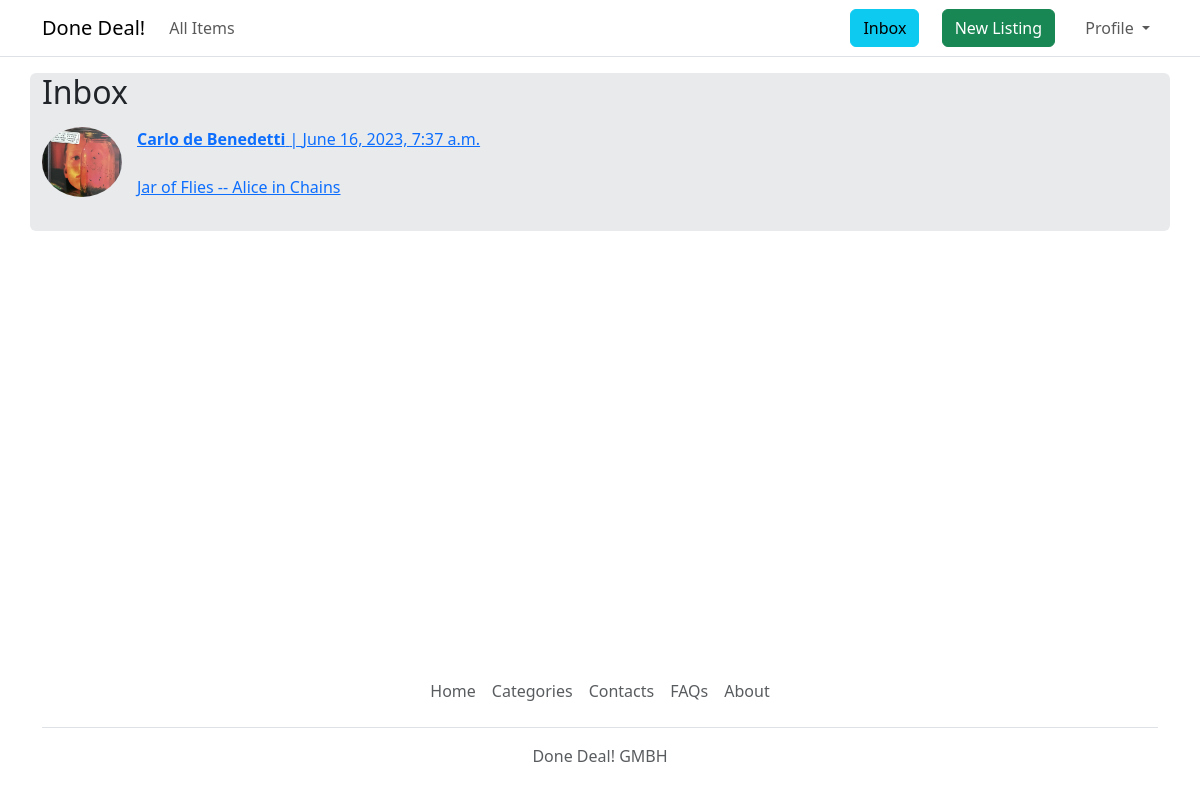
The app's page /inbox/ (signed in) with its own data.
### inquiries/models.py (models this page shows)
class Inquiry(models.Model):
    listing = models.ForeignKey(Listing, related_name='inquiries', on_delete=models.CASCADE)
    users = models.ManyToManyField(settings.AUTH_USER_MODEL, related_name='inquiries')
    started_at = models.DateTimeField(auto_now_add=True)
    modified_at = models.DateTimeField(auto_now_add=True)
    class Meta:
        ordering = ('-modified_at',)
        verbose_name_plural = 'Inquiries'

### listing/models.py (models this page shows, shortened)
class Listing(models.Model):
    title = models.CharField(max_length=255)
    price = models.FloatField(default="0")
    pub_date = models.DateField(auto_now_add=True)
    description = models.TextField(null=True, blank=True)  # optional field
    category = models.ForeignKey(Category, related_name='listings', on_delete=models.CASCADE, blank=True, null=True)
    is_sold = models.BooleanField(default='False')
    seller = models.ForeignKey(settings.AUTH_USER_MODEL, related_name='listings', on_delete=models.CASCADE)
    location = models.ForeignKey(Region, related_name='listings', on_delete=models.PROTECT, blank=True, null=True)
    image = models.ImageField(upload_to='listing_images', blank=True, null=True)

### accounts/models.py (models this page shows)
class CustomUser(AbstractUser, PermissionsMixin):
    name = models.CharField(max_length=255)
    surname = models.CharField(max_length=255)
    date_of_birth = models.DateField(blank=True, null=True)
    photo = models.ImageField(upload_to='profile_pics/', blank=True, null=True)
    email = models.EmailField(unique=True)
    REQUIRED_FIELDS = ['name', 'surname', 'date_of_birth', 'email']
    objects = CustomUserManager()

### inquiries/views.py (the view)
# urls.py: path('inbox/', include('inquiries.urls')),
@login_required
def inbox(request):
    inquiries = Inquiry.objects.filter(users__in=[request.user.id])
    return render(request, 'inquiries/inbox.html', {
        'inquiries': inquiries
    })

### inquiries/templates/inquiries/inbox.html (shortened to what this page needs)
{% extends 'core/base.html' %}
{% load crispy_forms_filters %}
{% block content %}
    <div class="container mt-3 bg-secondary rounded" style="--bs-bg-opacity: .15;">
        <h2>Inbox</h2>
        {% for inquiry in inquiries %}
            <a href="{% url 'inquiry:chat' inquiry.id %}">
                <div class="row my-3">
                    <div class="col-sm-1">
                        <img src="{{ inquiry.listing.image.url }}" class="thumbnail rounded-circle"
                             style="max-width: 80px;">
                    </div>
                    <div class="col-sm-10">
                        {% for participant in inquiry.users.all %}
                            {% if participant != request.user %}
                                <div class="mb-3">
                                    <p class="pb-2"><strong>{{ participant.name }} {{ participant.surname }}</strong>
                                        | {{ inquiry.modified_at }}
                                    </p>
                                    <p>{{ inquiry.listing.title }}</p>
                                </div>
                            {% endif %}
                        {% endfor %}
                    </div>
                </div>
            </a>
        {% endfor %}
    </div>
{% endblock %}

### records on screen
Inquiry: listing.image (picture), modified_at "June 16, 2023, 7:37 a.m.", listing "Jar of Flies -- Alice in Chains"
CustomUser: name "Carlo", surname "de Benedetti"
